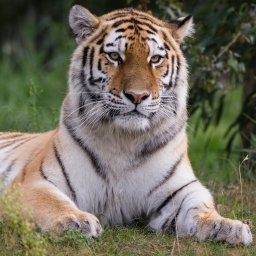
#> input picture Chap12/tigre.jpg, 256 x 256 px
$ python rotation.py
#> lines starting #> are read from the running program, lines starting #| are printed output that depends on the picture
def decoupe(px, x, y, t):
    t = t//2
    for i in range(t):
        for j in range(t):
            px[x+i ,y+j], px[x+t+i ,y+j], px[x+t+i ,y+t+j], px[x+i ,y+t+j]= \
                   px[x+t+i ,y+j], px[x+t+i ,y+t+j], px[x+i ,y+t+j], px[x+i ,y+j]


def rotation(px,x,y,t):
    decoupe(px,x,y,t)
    if t>1:
        t = t//2
        decoupe(px,x,y,t)
        decoupe(px,x+t,y,t)
        decoupe(px,x,y+t,t)
        decoupe(px,x+t,y+t,t)


from PIL import Image
im = Image.open("tigre.jpg")
#> im is the input picture: PIL image 256x256 RGB; mean R, G, B 115.4, 110.2, 95.6
px=im.load()
rotation(px,0,0,256)
im.save("rotation1.jpg")
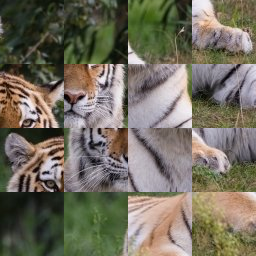
#> saved as rotation1.jpg: PIL image 256x256 RGB; mean R, G, B 115.4, 110.2, 95.6
